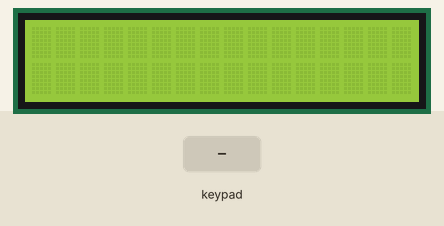
This program was run on a simulated Raspberry Pi Pico running MicroPython. Shown: 16×2 character LCD. The inputs (shaded band) are chosen by the test bench. Library files of the repository ran but are not shown: i2c_lcd.py.

Above: at 1.2 s.
1.3 s: keypad keys 1 2 # pressed 0.4 s apart
At 2.6 s:
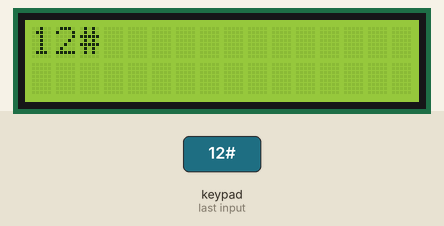
4.0 s: key 'A' pressed
At 5.0 s:
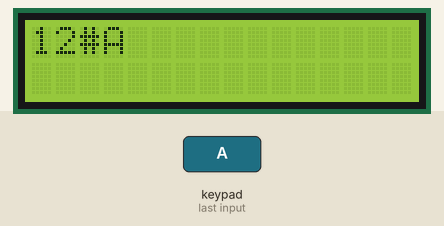
5.6 s: key 'B' pressed
At 6.3 s:
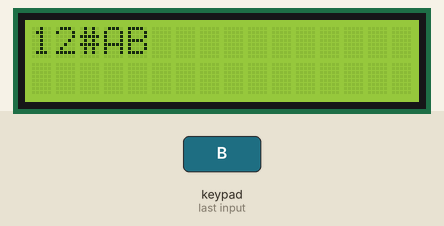
7.2 s: keypad keys 1 2 * pressed 0.4 s apart
At 8.6 s:
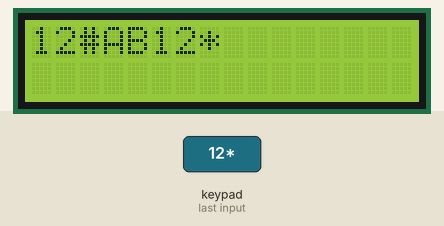
9.9 s: key 'C' pressed
At 11.0 s:
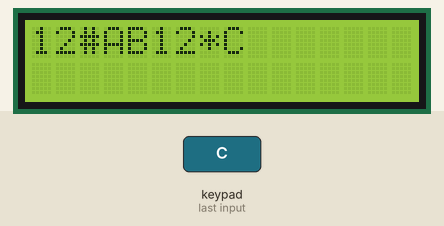
11.5 s: keypad keys 1 2 A pressed 0.4 s apart
At 13.7 s:
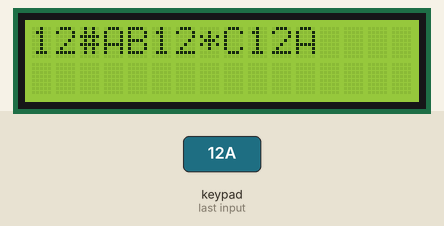
Timing chart, 0 to 15.2 s (numbered marks = the images above; inputs shaded):
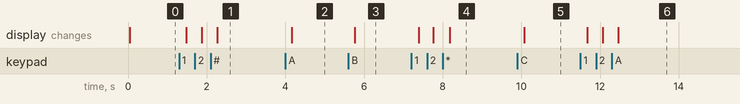

The program:

keypad_lcd.py
```python
# example from Giovanni Bernardo (@cyb3rn0id)
# prints keys from a matrix keypad on a 16x2 LCD
# example created with Elecrow Raspberry Pi Pico Advanced Kit:
# https://www.elecrow.com/raspberry-pi-pico-advanced-kit-with-pico-board-32-modules-and-32-detailed-projects-lessons.html
# part of the code derives from that kit lessons (lesson 27 - simple calculator)
# having keypad matrix in front, there are 8 pins below (R=row C=columnn)
# R1 R2 R3 R4 C1 C2 C3 C4
# connect to pins:
# 17 16 15 14 12 11 10  9
# that corresponds to gpios:
# 13 12 11 10  9  8  7  6
# LCD connections:
# SDA => GP0 (pin 1)
# SCL => GP1 (pin 2)
# VCC => VSYS (pin 39)
# GND => pins 3, 8, 13, 18, 23, 28, 33, 38


from machine import Pin, Timer, I2C
from i2c_lcd import I2cLcd
import utime

keyName = [['1','2','3','A'],['4','5','6','B'],['7','8','9','C'],['*','0','#','D']]
keypadRowPins = [13,12,11,10]
keypadColPins = [9,8,7,6]

row = []
col = []
keypadState = []

for i in keypadRowPins:
    row.append(Pin(i,Pin.IN,Pin.PULL_UP))
    keypadState.append([0,0,0,0])

for i in keypadColPins:
    col.append(Pin(i,Pin.OUT))

i2c = I2C(0,sda=Pin(0),scl=Pin(1),freq=400000)
lcd = I2cLcd(i2c, 0x27, 2, 16) #i2c module, address, rows, columns

def keypadRead():
    global row
    j_ifPressed = -1
    i_ifPressed = -1

    for i in range(0,len(col)):
        col[i].low()
        utime.sleep(0.005)

        for j in range(0,len(row)):
            pressed = not row[j].value()
            if(pressed and (keypadState[j][i] != pressed)):
                keypadState[j][i] = pressed
            elif(not pressed and (keypadState[j][i] != pressed)):
                keypadState[j][i] = pressed
                j_ifPressed = j
                i_ifPressed = i
        col[i].high()

    if(j_ifPressed != -1 and i_ifPressed != -1):
        return keyName[j_ifPressed][i_ifPressed]

    else:
        return -1

while True:
    r=keypadRead()
    if (r!=-1):
        lcd.putstr(r)
```

Measured:
- after the input at 1.3 s, the display: first changes after 0.18 s (image 1 shows a later state)
- after the input at 4.0 s, the display: changes after 0.16 s (image 2)
- after the input at 5.6 s, the display: changes after 0.16 s (image 3)
- after the input at 7.2 s, the display: first changes after 0.19 s (image 4 shows a later state)
- after the input at 9.9 s, the display: changes after 0.17 s (image 5)
- after the input at 11.5 s, the display: first changes after 0.17 s (image 6 shows a later state)
